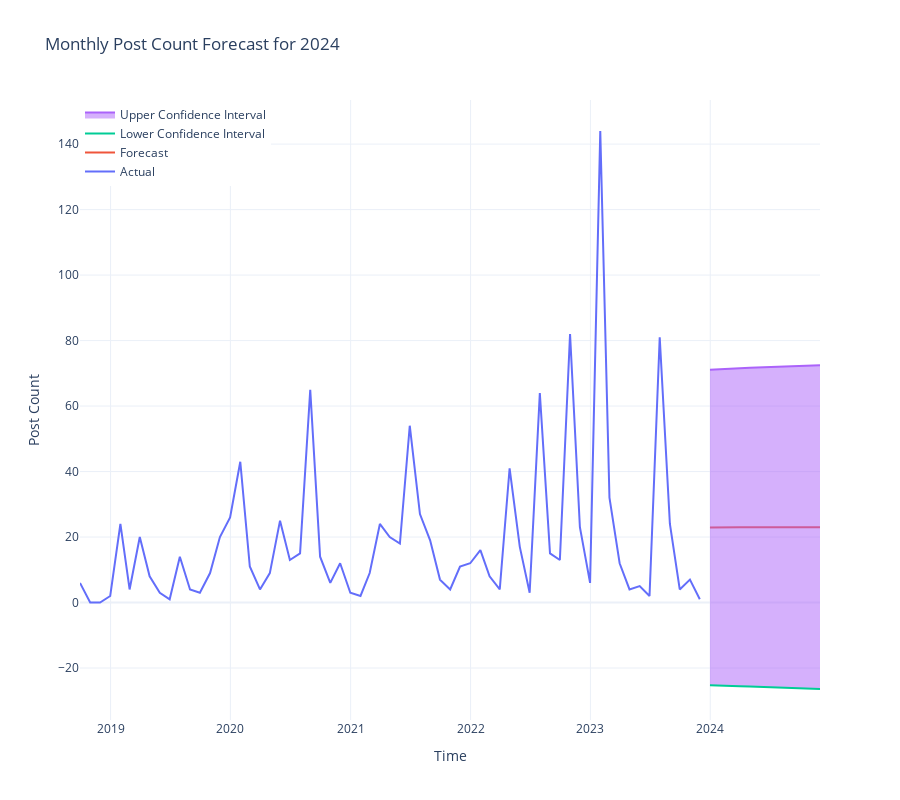

The notebook cell this image was saved under:
### Markdown cell above
<H4>Prediction Model Development</H4>

The ARIMA (Autoregressive Integrated Moving Average) model is selected because it is suitable for time series forecasting, especially when dealing with temporal patterns and trends.

### Code cell
# Fit an ARIMA model to the data
order = (1, 1, 1)
model = ARIMA(monthly_post_count, order=order)
results = model.fit()

# Forecast for the year 2024 (12 months)
forecast_steps = 12  # Number of months to forecast
forecast = results.get_forecast(steps=forecast_steps)

# Get confidence intervals of forecasts
confidence_intervals = forecast.conf_int()
# Get column names from the confidence_intervals DataFrame 
lower_col = confidence_intervals.columns[0]
upper_col = confidence_intervals.columns[1]

# Create a figure with the actual and forecasted values
fig_forecast = go.Figure()
# Add the actual data
fig_forecast.add_trace(go.Scatter(x=monthly_post_count.index, y=monthly_post_count, name='Actual', mode='lines'))
# Add the forecasted data
fig_forecast.add_trace(go.Scatter(x=forecast.predicted_mean.index, y=forecast.predicted_mean, name='Forecast', mode='lines'))
# Add the confidence intervals 
fig_forecast.add_trace(go.Scatter(x=confidence_intervals.index, y=confidence_intervals[lower_col], 
                                  name='Lower Confidence Interval', mode='lines', fill=None))
fig_forecast.add_trace(go.Scatter(x=confidence_intervals.index, y=confidence_intervals[upper_col], 
                                  name='Upper Confidence Interval', mode='lines', fill='tonexty'))

# Customize the layout of the plot
fig_forecast.update_layout(title='Monthly Post Count Forecast for 2024',
                  xaxis_title='Time',
                  yaxis_title='Post Count',
                  legend=dict(x=0, y=1),
                  template='plotly_white',
                  height=800)
fig_forecast.show()

print(f"Forecasted post count for 2024: {forecast.predicted_mean.sum():.0f}")

### Figure 1 — Plotly figure (JSON) as saved in the notebook; plotly's stock layout.template omitted (floating-point values rounded to 4 significant figures)
{"data": [{"mode": "lines", "name": "Actual", "type": "scatter", "x": ["2018-09-30T00:00:00+00:00", "2018-10-31T00:00:00+00:00", "2018-11-30T00:00:00+00:00", "2018-12-31T00:00:00+00:00", "2019-01-31T00:00:00+00:00", "2019-02-28T00:00:00+00:00", "2019-03-31T00:00:00+00:00", "2019-04-30T00:00:00+00:00", "2019-05-31T00:00:00+00:00", "2019-06-30T00:00:00+00:00", "2019-07-31T00:00:00+00:00", "2019-08-31T00:00:00+00:00", "2019-09-30T00:00:00+00:00", "2019-10-31T00:00:00+00:00", "2019-11-30T00:00:00+00:00", "2019-12-31T00:00:00+00:00", "2020-01-31T00:00:00+00:00", "2020-02-29T00:00:00+00:00", "2020-03-31T00:00:00+00:00", "2020-04-30T00:00:00+00:00", "2020-05-31T00:00:00+00:00", "2020-06-30T00:00:00+00:00", "2020-07-31T00:00:00+00:00", "2020-08-31T00:00:00+00:00", "2020-09-30T00:00:00+00:00", "2020-10-31T00:00:00+00:00", "2020-11-30T00:00:00+00:00", "2020-12-31T00:00:00+00:00", "2021-01-31T00:00:00+00:00", "2021-02-28T00:00:00+00:00", "2021-03-31T00:00:00+00:00", "2021-04-30T00:00:00+00:00", "2021-05-31T00:00:00+00:00", "2021-06-30T00:00:00+00:00", "2021-07-31T00:00:00+00:00", "2021-08-31T00:00:00+00:00", "2021-09-30T00:00:00+00:00", "2021-10-31T00:00:00+00:00", "2021-11-30T00:00:00+00:00", "2021-12-31T00:00:00+00:00", "2022-01-31T00:00:00+00:00", "2022-02-28T00:00:00+00:00", "2022-03-31T00:00:00+00:00", "2022-04-30T00:00:00+00:00", "2022-05-31T00:00:00+00:00", "2022-06-30T00:00:00+00:00", "2022-07-31T00:00:00+00:00", "2022-08-31T00:00:00+00:00", "2022-09-30T00:00:00+00:00", "2022-10-31T00:00:00+00:00", "2022-11-30T00:00:00+00:00", "2022-12-31T00:00:00+00:00", "2023-01-31T00:00:00+00:00", "2023-02-28T00:00:00+00:00", "2023-03-31T00:00:00+00:00", "2023-04-30T00:00:00+00:00", "2023-05-31T00:00:00+00:00", "2023-06-30T00:00:00+00:00", "2023-07-31T00:00:00+00:00", "2023-08-31T00:00:00+00:00", "2023-09-30T00:00:00+00:00", "2023-10-31T00:00:00+00:00", "2023-11-30T00:00:00+00:00"], "y": [6, 0, 0, 2, 24, 4, 20, 8, 3, 1, 14, 4, 3, 9, 20, 26, 43, 11, 4, 9, 25, 13, 15, 65, 14, 6, 12, 3, 2, 9, 24, 20, 18, 54, 27, 19, 7, 4, 11, 12, 16, 8, 4, 41, 17, 3, 64, 15, 13, 82, 23, 6, 144, 32, 12, 4, 5, 2, 81, 24, 4, 7, 1]}, {"mode": "lines", "name": "Forecast", "type": "scatter", "x": ["2023-12-31T00:00:00+00:00", "2024-01-31T00:00:00+00:00", "2024-02-29T00:00:00+00:00", "2024-03-31T00:00:00+00:00", "2024-04-30T00:00:00+00:00", "2024-05-31T00:00:00+00:00", "2024-06-30T00:00:00+00:00", "2024-07-31T00:00:00+00:00", "2024-08-31T00:00:00+00:00", "2024-09-30T00:00:00+00:00", "2024-10-31T00:00:00+00:00", "2024-11-30T00:00:00+00:00"], "y": [22.92, 23.01, 23.01, 23.01, 23.01, 23.01, 23.01, 23.01, 23.01, 23.01, 23.01, 23.01]}, {"mode": "lines", "name": "Lower Confidence Interval", "type": "scatter", "x": ["2023-12-31T00:00:00+00:00", "2024-01-31T00:00:00+00:00", "2024-02-29T00:00:00+00:00", "2024-03-31T00:00:00+00:00", "2024-04-30T00:00:00+00:00", "2024-05-31T00:00:00+00:00", "2024-06-30T00:00:00+00:00", "2024-07-31T00:00:00+00:00", "2024-08-31T00:00:00+00:00", "2024-09-30T00:00:00+00:00", "2024-10-31T00:00:00+00:00", "2024-11-30T00:00:00+00:00"], "y": [-25.29, -25.32, -25.43, -25.54, -25.65, -25.76, -25.86, -25.97, -26.08, -26.19, -26.3, -26.4]}, {"fill": "tonexty", "mode": "lines", "name": "Upper Confidence Interval", "type": "scatter", "x": ["2023-12-31T00:00:00+00:00", "2024-01-31T00:00:00+00:00", "2024-02-29T00:00:00+00:00", "2024-03-31T00:00:00+00:00", "2024-04-30T00:00:00+00:00", "2024-05-31T00:00:00+00:00", "2024-06-30T00:00:00+00:00", "2024-07-31T00:00:00+00:00", "2024-08-31T00:00:00+00:00", "2024-09-30T00:00:00+00:00", "2024-10-31T00:00:00+00:00", "2024-11-30T00:00:00+00:00"], "y": [71.13, 71.34, 71.45, 71.56, 71.67, 71.78, 71.89, 72.0, 72.1, 72.21, 72.32, 72.43]}], "layout": {"height": 800, "legend": {"x": 0, "y": 1}, "title": {"text": "Monthly Post Count Forecast for 2024"}, "xaxis": {"title": {"text": "Time"}}, "yaxis": {"title": {"text": "Post Count"}}}}
